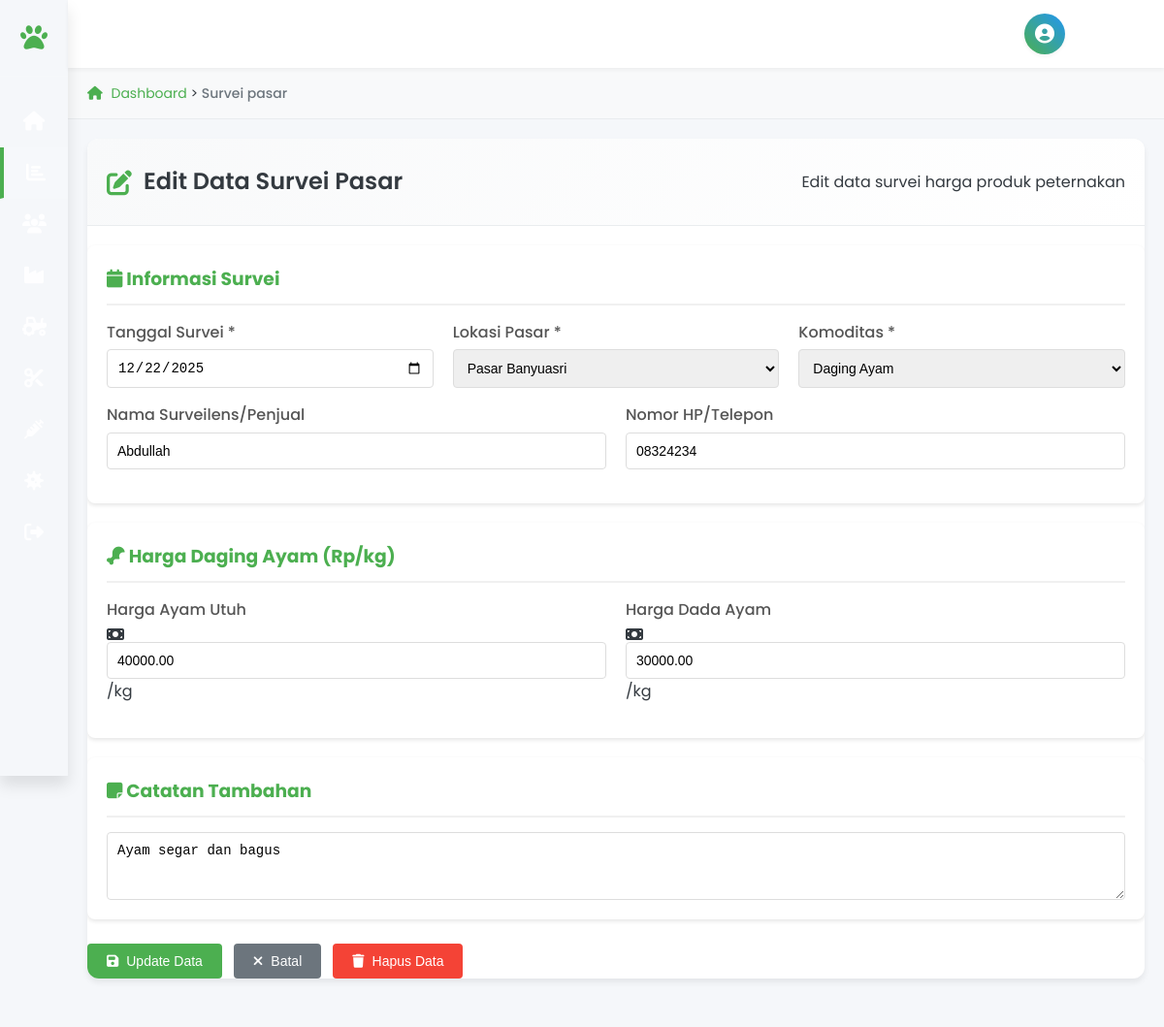
The app's page /Dashboard.php?module=survei_pasar&action=edit&id=9 (signed in) with its own data.
### tables this page shows
CREATE TABLE `survei_pasar` (
  `id` int NOT NULL,
  `tanggal_survei` date NOT NULL,
  `lokasi_pasar` enum('Pasar Banyuasri','Pasar Anyar','Pasar Buleleng') NOT NULL,
  `komoditas` enum('Daging Babi','Daging Sapi','Daging Ayam') NOT NULL,
  `harga_ayam_utuh` decimal(10,2) DEFAULT '0.00',
  `harga_dada_ayam` decimal(10,2) DEFAULT '0.00',
  `harga_babi_utuh` decimal(10,2) DEFAULT '0.00',
  `harga_balung_babi` decimal(10,2) DEFAULT '0.00',
  `harga_babi_isi` decimal(10,2) DEFAULT '0.00',
  `harga_balung_sapi` decimal(10,2) DEFAULT '0.00',
  `harga_sapi_isi` decimal(10,2) DEFAULT '0.00',
  `nama_surveilens` varchar(100) DEFAULT NULL,
  `nomor_hp` varchar(20) DEFAULT NULL,
  `catatan` text,
  `created_by` int DEFAULT NULL,
  `created_at` timestamp NULL DEFAULT CURRENT_TIMESTAMP,
  `updated_at` timestamp NULL DEFAULT CURRENT_TIMESTAMP ON UPDATE CURRENT_TIMESTAMP
);

### config/database.php (called while the page is built, shortened)
<?php
function getDBConnection()
{
    static $pdo = null;
    if ($pdo === null) {
        try {
            $dsn = "mysql:host=" . DB_HOST . ";dbname=" . DB_NAME . ";charset=" . DB_CHARSET;
            $pdo = new PDO($dsn, DB_USER, DB_PASS, PDO_OPTIONS);
        } catch (PDOException $e) {
            error_log("Database connection failed: " . $e->getMessage());
            die("Database connection failed. Please check your configuration.");
        }
    }
    return $pdo;
}
function executeQuery($sql, $params = [])
{
    try {
        $pdo = getDBConnection();
        $stmt = $pdo->prepare($sql);
        $stmt->execute($params);
        return $stmt;
    } catch (PDOException $e) {
        echo "<pre>";
        echo "Query: $sql\n";
        echo "Params: ";
        print_r($params);
        echo "Error: " . $e->getMessage();
        echo "</pre>";
        throw new Exception("Database query failed");
    }
}
function fetchOne($sql, $params = [])
{
    $stmt = executeQuery($sql, $params);
    return $stmt->fetch();
}

### modules/survei_pasar/edit.php (the view, shortened to what this page needs)
<?php
$id = $_GET['id'] ?? 0;
$sql = "SELECT * FROM survei_pasar WHERE id = ?";
$data = fetchOne($sql, [$id]);
?>
<div class="module-container">
    <div class="module-header">
        <h2><i class="fas fa-edit"></i> Edit Data Survei Pasar</h2>
        <p>Edit data survei harga produk peternakan</p>
    </div>
    <div class="form-card">
        <form method="POST" action="" id="editForm">
            <div class="form-section">
                <h3><i class="fas fa-calendar"></i> Informasi Survei</h3>
                <div class="form-row">
                    <div class="form-group">
                        <label for="tanggal_survei">Tanggal Survei *</label>
                        <input type="date" id="tanggal_survei" name="tanggal_survei"
                               value="<?php echo date('Y-m-d', strtotime($data['tanggal_survei'])); ?>"
                               required>
                    </div>
                    <div class="form-group">
                        <label for="lokasi_pasar">Lokasi Pasar *</label>
                        <select id="lokasi_pasar" name="lokasi_pasar" required>
                            <option value="Pasar Banyuasri" <?php echo $data['lokasi_pasar'] == 'Pasar Banyuasri' ? 'selected' : ''; ?>>Pasar Banyuasri</option>
                        </select>
                    </div>
                    <div class="form-group">
                        <label for="komoditas">Komoditas *</label>
                        <select id="komoditas" name="komoditas" required onchange="showHargaFields()">
                            <option value="Daging Ayam" <?php echo $data['komoditas'] == 'Daging Ayam' ? 'selected' : ''; ?>>Daging Ayam</option>
                        </select>
                    </div>
                </div>
                <div class="form-row">
                    <div class="form-group">
                        <label for="nama_surveilens">Nama Surveilens/Penjual</label>
                        <input type="text" id="nama_surveilens" name="nama_surveilens"
                               value="<?php echo htmlspecialchars($data['nama_surveilens']); ?>"
                               placeholder="Nama penjual/pedagang">
                    </div>
                    <div class="form-group">
                        <label for="nomor_hp">Nomor HP/Telepon</label>
                        <input type="tel" id="nomor_hp" name="nomor_hp"
                               value="<?php echo htmlspecialchars($data['nomor_hp']); ?>"
                               placeholder="08xxxxxxxxxx">
                    </div>
                </div>
            </div>
            <div class="form-section" id="hargaAyamSection" style="display: <?php echo $data['komoditas'] == 'Daging Ayam' ? 'block' : 'none'; ?>;">
                <h3><i class="fas fa-drumstick-bite"></i> Harga Daging Ayam (Rp/kg)</h3>
                <div class="form-row">
                    <div class="form-group">
                        <label for="harga_ayam_utuh">Harga Ayam Utuh</label>
                        <div class="input-with-icon">
                            <i class="fas fa-money-bill"></i>
                            <input type="number" id="harga_ayam_utuh" name="harga_ayam_utuh"
                                   value="<?php echo $data['harga_ayam_utuh']; ?>"
                                   min="0"  placeholder="Contoh: 35000">
                            <span class="input-suffix">/kg</span>
                        </div>
                    </div>
                    <div class="form-group">
                        <label for="harga_dada_ayam">Harga Dada Ayam</label>
                        <div class="input-with-icon">
                            <i class="fas fa-money-bill"></i>
                            <input type="number" id="harga_dada_ayam" name="harga_dada_ayam"
                                   value="<?php echo $data['harga_dada_ayam']; ?>"
                                   min="0"  placeholder="Contoh: 45000">
                            <span class="input-suffix">/kg</span>
                        </div>
                    </div>
                </div>
            </div>
            <div class="form-section">
                <h3><i class="fas fa-sticky-note"></i> Catatan Tambahan</h3>
                <div class="form-group">
                    <textarea id="catatan" name="catatan" rows="3"
                              placeholder="Catatan tambahan mengenai survei..."><?php echo htmlspecialchars($data['catatan']); ?></textarea>
                </div>
            </div>
            <div class="form-actions">
                <button type="submit" class="btn btn-primary">
                    <i class="fas fa-save"></i> Update Data
                </button>
                <button type="button" class="btn btn-secondary" onclick="window.location.href='?module=survei_pasar&action=data'">
                    <i class="fas fa-times"></i> Batal
                </button>
                <button type="button" class="btn btn-danger" onclick="confirmDelete()">
                    <i class="fas fa-trash"></i> Hapus Data
                </button>
            </div>
        </form>
    </div>
</div>

### assets/css/style.css (style rules this page uses)
:root { --primary: #4CAF50; --primary-dark: #388E3C; --secondary: #2196F3; --danger: #f44336; --warning: #ff9800; --success: #4CAF50; --light: #f8f9fa; --dark: #343a40; --gray: #6c757d; }
* { margin: 0; padding: 0; box-sizing: border-box; }
body { font-family: 'Segoe UI', Tahoma, Geneva, Verdana, sans-serif; background-color: #f5f5f5; color: #333; }
.form-section { background: white; padding: 20px; border-radius: 8px; margin-bottom: 20px; box-shadow: 0 2px 4px rgba(0,0,0,0.1); }
.form-section h3 { color: var(--primary); margin-bottom: 15px; padding-bottom: 10px; border-bottom: 2px solid #f0f0f0; }
.form-row { display: flex; flex-wrap: wrap; gap: 20px; margin-bottom: 15px; }
.form-group { flex: 1; min-width: 250px; }
.form-group label { display: block; margin-bottom: 5px; font-weight: 500; color: #555; }
.form-group input, .form-group select, .form-group textarea { width: 100%; padding: 10px; border: 1px solid #ddd; border-radius: 4px; font-size: 14px; }
.btn { padding: 10px 20px; border: none; border-radius: 4px; cursor: pointer; font-size: 14px; font-weight: 500; display: inline-flex; align-items: center; gap: 8px; transition: all 0.3s; }
.btn-primary { background-color: var(--primary); color: white; }
.btn-secondary { background-color: #6c757d; color: white; }
.btn-danger { background-color: var(--danger); color: white; }
.module-header { display: flex; justify-content: space-between; align-items: center; margin-bottom: 20px; }
.module-header h2 { color: var(--primary); font-size: 24px; display: flex; align-items: center; gap: 10px; }

### assets/css/dashboard.css (style rules this page uses)
:root { --primary: #4CAF50; --primary-dark: #388E3C; --primary-light: #C8E6C9; --secondary: #2196F3; --secondary-dark: #1976D2; --danger: #f44336; --danger-dark: #d32f2f; --warning: #ff9800; --warning-dark: #f57c00; --success: #4CAF50; --success-dark: #388E3C; --info: #00BCD4; --light: #f8f9fa; --dark: #343a40; --gray: #6c757d; --gray-light: #e9ecef; --gray-dark: #495057; --bg-body: #f5f7fa; --bg-card: #ffffff; --bg-sidebar: #2e7d32; --bg-topbar: #ffffff; --shadow-sm: 0 2px 4px rgba(0,0,0,0.05); --shadow-md: 0 4px 6px rgba(0,0,0,0.07); --shadow-lg: 0 10px 15px rgba(0,0,0,0.1); --shadow-xl: 0 20px 25px rgba(0,0,0,0.15); --border-radius: 8px; --border-radius-sm: 4px; --border-radius-lg: 12px; --transition: all 0.3s ease; }
* { margin: 0; padding: 0; box-sizing: border-box; }
body { font-family: 'Poppins', 'Segoe UI', Tahoma, Geneva, Verdana, sans-serif; background-color: var(--bg-body); color: var(--dark); line-height: 1.6; overflow-x: hidden; }
.module-container { background: var(--bg-card); border-radius: var(--border-radius-lg); box-shadow: var(--shadow-md); overflow: hidden; margin-bottom: 30px; }
.module-header { padding: 25px 30px; border-bottom: 1px solid var(--gray-light); display: flex; justify-content: space-between; align-items: center; background: linear-gradient(135deg, var(--light), white); }
.module-header h2 { margin: 0; color: var(--dark); font-size: 24px; font-weight: 600; display: flex; align-items: center; gap: 12px; }
.module-header h2 i { color: var(--primary); font-size: 26px; }
.form-actions { margin-top: 25px; display: flex; gap: 12px; }
@media (max-width: 1200px) { .module-header, .summary-cards, .filter-card, .data-card, .charts-row, .summary-table, .statistics-card { padding-left: 20px; padding-right: 20px; margin-left: 0; margin-right: 0; } }

### records on screen
survei_pasar: tanggal_survei "12/22/2025", lokasi_pasar "Pasar Banyuasri", komoditas "Daging Ayam", nama_surveilens "Abdullah", nomor_hp "08324234", harga_ayam_utuh "40000.00", harga_dada_ayam "30000.00", catatan "Ayam segar dan bagus"

### other values on screen
str_replace('_', ' ', $module) "Survei pasar"
